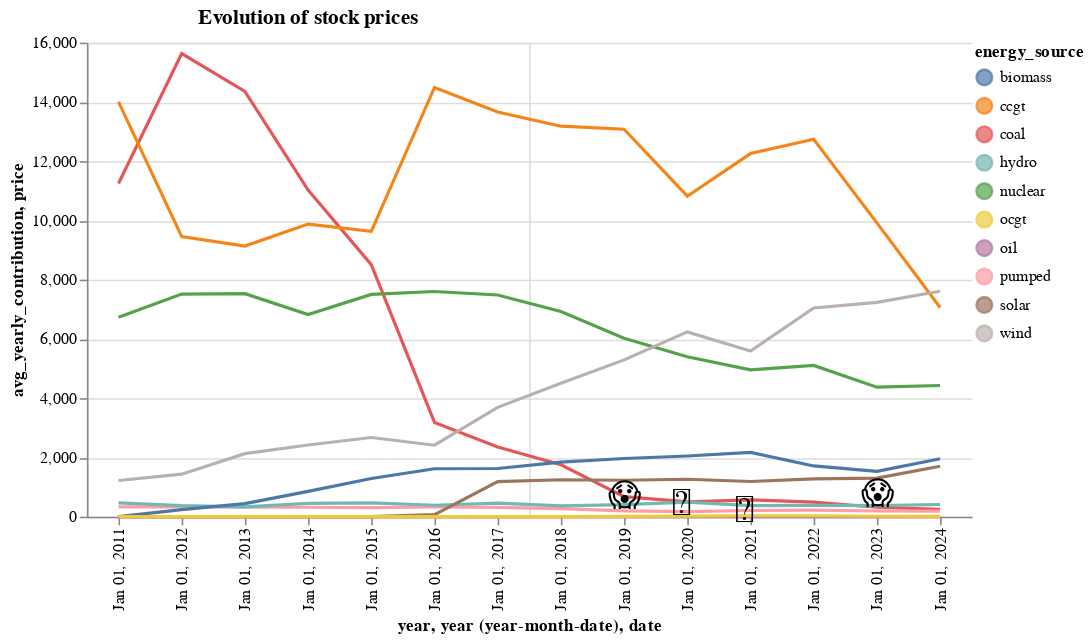

Notebook cell for this chart:
### Code cell
import altair as alt

hover = alt.selection_point(
    fields=["year"],
    nearest=True,
    on="mouseover",
    empty="none",
)

lines = (
    alt.Chart(df_melt, title="Evolution of stock prices")
    .mark_line()
    .encode(
        x="year",
        y="avg_yearly_contribution",
        color="energy_source",
    )
)

points = lines.transform_filter(hover).mark_circle(size=65)

tooltips = (
    alt.Chart(df_melt)
    .mark_rule()
    .encode(
        x="yearmonthdate(year)",
        y="avg_yearly_contribution",
        opacity=alt.condition(hover, alt.value(0.3), alt.value(0)),
        tooltip=[
            alt.Tooltip("year", title="Year"),
            alt.Tooltip("avg_yearly_contribution", title="Energy Output"),
        ],
    )
    .add_params(hover)
)

data_layer = lines + points + tooltips

ANNOTATIONS = [
    ("2020", 450, "🙂", "Something's going well for GOOG & AAPL."),
    ("2021", 220, "🙂", "The market is recovering."),
    ("2023", 750, "😱", "Something's going wrong for GOOG & AAPL."),
    ("2019", 680, "😱", "A hiccup for GOOG."),
]
annotations_df = pd.DataFrame(
    ANNOTATIONS, columns=["date", "price", "marker", "description"]
)
annotations_df.date = pd.to_datetime(annotations_df.date)

annotation_layer = (
    alt.Chart(annotations_df)
    .mark_text(size=20, dx=-10, dy=0, align="left")
    .encode(x="date:T", y=alt.Y("price:Q"), text="marker", tooltip="description")
)

combined_chart = data_layer + annotation_layer

combined_chart

### Figure 1 — Vega-Lite specification as saved in the notebook (floating-point values rounded to 4 significant figures; data arrays with more than 128 entries replaced by an {"elided": "..."} marker saying what was removed)
{"config": {"view": {"continuousWidth": 300, "continuousHeight": 300}}, "layer": [{"mark": {"type": "line"}, "encoding": {"color": {"field": "energy_source", "type": "nominal"}, "x": {"field": "year", "type": "nominal"}, "y": {"field": "avg_yearly_contribution", "type": "quantitative"}}, "title": "Evolution of stock prices"}, {"mark": {"type": "circle", "size": 65}, "encoding": {"color": {"field": "energy_source", "type": "nominal"}, "x": {"field": "year", "type": "nominal"}, "y": {"field": "avg_yearly_contribution", "type": "quantitative"}}, "title": "Evolution of stock prices", "transform": [{"filter": {"param": "param_14", "empty": false}}]}, {"mark": {"type": "rule"}, "encoding": {"opacity": {"condition": {"param": "param_14", "value": 0.3, "empty": false}, "value": 0}, "tooltip": [{"field": "year", "title": "Year", "type": "nominal"}, {"field": "avg_yearly_contribution", "title": "Energy Output", "type": "quantitative"}], "x": {"field": "year", "timeUnit": "yearmonthdate", "type": "temporal"}, "y": {"field": "avg_yearly_contribution", "type": "quantitative"}}, "name": "view_8"}, {"data": {"name": "data-f7f41a7664d6ace8b7b80a5fe7b38afd"}, "mark": {"type": "text", "align": "left", "dx": -10, "dy": 0, "size": 20}, "encoding": {"text": {"field": "marker", "type": "nominal"}, "tooltip": {"field": "description", "type": "nominal"}, "x": {"field": "date", "type": "temporal"}, "y": {"field": "price", "type": "quantitative"}}}], "data": {"name": "data-df5351d3b9fb8818b54bdb3c095da389"}, "params": [{"name": "param_14", "select": {"type": "point", "fields": ["year"], "nearest": true, "on": "mouseover"}, "views": ["view_8"]}], "$schema": "https://vega.github.io/schema/vega-lite/v5.20.1.json", "datasets": {"data-df5351d3b9fb8818b54bdb3c095da389": {"elided": "140 records"}, "data-f7f41a7664d6ace8b7b80a5fe7b38afd": [{"date": "2020-01-01T00:00:00", "price": 450, "marker": "🙂", "description": "Something's going well for GOOG & AAPL."}, {"date": "2021-01-01T00:00:00", "price": 220, "marker": "🙂", "description": "The market is recovering."}, {"date": "2023-01-01T00:00:00", "price": 750, "marker": "😱", "description": "Something's going wrong for GOOG & AAPL."}, {"date": "2019-01-01T00:00:00", "price": 680, "marker": "😱", "description": "A hiccup for GOOG."}]}}
